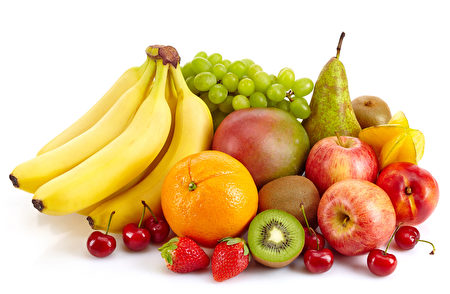
#> input picture data/fruits.jpg, 450 x 294 px
$ python 23_Affine.py
#> lines starting #> are read from the running program, lines starting #| are printed output that depends on the picture
# The code is shared on SDSC Github

import cv2 as cv
import numpy as np

fruit = cv.imread("../data/fruits.jpg") # read image
#> fruit is the input picture: shape (294, 450, 3); mean B, G, R 147.7, 193.4, 226.5
h, w = fruit.shape[0:2] # get image height and width
#> h = 294; w = 450

changes = np.linspace(100, 200, num=50) # create sampling points
for i in changes:
      pt1 = np.float32([[100, 100], [300, 100], [100, 300]]) # coordinates of 3 points before transformation
      pt2 = np.float32([[100, 100], [300, 100], [i, 300]]) # coordinates of 3 points after transformation
      T_matrix = cv.getAffineTransform(pt1, pt2) # determine the matrix for Affine transformation
      fruit_new = cv.warpAffine(fruit, T_matrix, (w, h)) # perform Affine transformation
      cv.imshow('Fruit',fruit_new)
      cv.waitKey(20) # wait for 20ms

changes = np.linspace(100, 400, num=100)
for i in changes:
      pt1 = np.float32([[100, 100], [300, 100], [100, 300]])
      pt2 = np.float32([[100, 100], [300, 100], [100, i]])
      T_matrix = cv.getAffineTransform(pt1, pt2)
      fruit_new = cv.warpAffine(fruit, T_matrix, (w, h))
      cv.imshow('Fruit',fruit_new)
      cv.waitKey(20)
#> this loop made 100 passes
#> T_matrix on passes 1 to 12: [[1, 0, -2.13e-14], [0, 0, 100]], [[1, 0, -2.13e-14], [0, 0.0152, 98.48]], [[1, 0, -2.13e-14], [0, 0.0303, 96.97]], [[1, 0, -2.13e-14], [0, 0.0455, 95.45]], [[1, 0, -2.13e-14], [0, 0.0606, 93.94]], [[1, 0, -2.13e-14], [0, 0.0758, 92.42]], [[1, 0, -2.13e-14], [0, 0.0909, 90.91]], [[1, 0, -2.13e-14], [0, 0.106, 89.39]], [[1, 0, -2.13e-14], [0, 0.121, 87.88]], [[1, 0, -2.13e-14], [0, 0.136, 86.36]], [[1, 0, -2.13e-14], [0, 0.152, 84.85]], [[1, 0, -2.13e-14], [0, 0.167, 83.33]]

changes = np.linspace(100, 400, num=100)
for i in changes:
      pt1 = np.float32([[100, 100], [300, 100], [100, 300]])
      pt2 = np.float32([[100, 100], [300, i], [100, 300]])
      T_matrix = cv.getAffineTransform(pt1, pt2)
      fruit_new = cv.warpAffine(fruit, T_matrix, (w, h))
      cv.imshow('Fruit',fruit_new)
      cv.waitKey(20)
#> this loop made 100 passes
#> T_matrix on passes 1 to 12: [[1, 0, -2.13e-14], [0, 1, 0]], [[1, 0, -2.13e-14], [0.0152, 1, -1.52]], [[1, 0, -2.13e-14], [0.0303, 1, -3.03]], [[1, 0, -2.13e-14], [0.0455, 1, -4.55]], [[1, 0, -2.13e-14], [0.0606, 1, -6.06]], [[1, 0, -2.13e-14], [0.0758, 1, -7.58]], [[1, 0, -2.13e-14], [0.0909, 1, -9.09]], [[1, 0, -2.13e-14], [0.106, 1, -10.61]], [[1, 0, -2.13e-14], [0.121, 1, -12.12]], [[1, 0, -2.13e-14], [0.136, 1, -13.64]], [[1, 0, -2.13e-14], [0.152, 1, -15.15]], [[1, 0, -2.13e-14], [0.167, 1, -16.67]]
#> pass 3, `fruit_new = cv.warpAffine(fruit, T_matrix, (w, h))`:
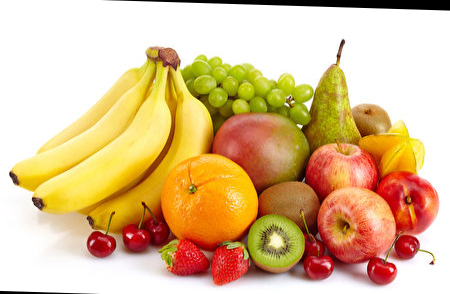
#> fruit_new: shape (294, 450, 3); mean B, G, R 143.9, 189.5, 222.6

changes = np.linspace(100, 400, num=100)
for i in changes:
      pt1 = np.float32([[100, 100], [300, 100], [100, 300]])
      pt2 = np.float32([[100, 100], [i, 100], [100, 300]])
      T_matrix = cv.getAffineTransform(pt1, pt2)
      fruit_new = cv.warpAffine(fruit, T_matrix, (w, h))
      cv.imshow('Fruit',fruit_new)
      cv.waitKey(20)
#> this loop made 100 passes
#> T_matrix on passes 1 to 12: [[0, 0, 100], [0, 1, 0]], [[0.0152, 0, 98.48], [0, 1, 0]], [[0.0303, 0, 96.97], [0, 1, 0]], [[0.0455, 0, 95.45], [0, 1, 0]], [[0.0606, 0, 93.94], [0, 1, 0]], [[0.0758, 0, 92.42], [0, 1, 0]], [[0.0909, 0, 90.91], [0, 1, 0]], [[0.106, 0, 89.39], [0, 1, 0]], [[0.121, 0, 87.88], [0, 1, 0]], [[0.136, 0, 86.36], [0, 1, 0]], [[0.152, -2.66e-17, 84.85], [0, 1, 0]], [[0.167, -2.66e-17, 83.33], [0, 1, 0]]
#> pass 2, `fruit_new = cv.warpAffine(fruit, T_matrix, (w, h))`:
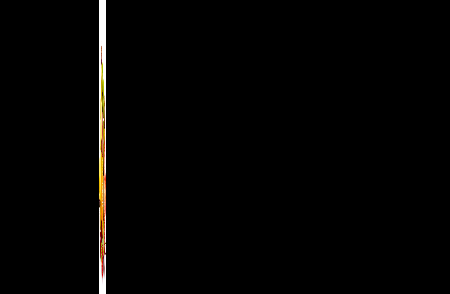
#> fruit_new: shape (294, 450, 3); mean B, G, R 2.4, 3, 3.5
#> pass 3, `fruit_new = cv.warpAffine(fruit, T_matrix, (w, h))`:
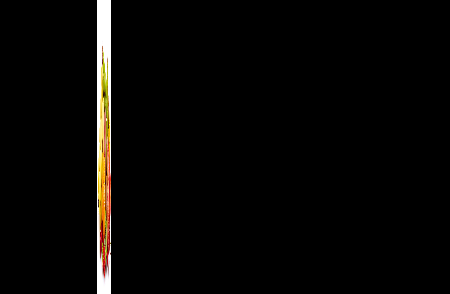
#> fruit_new: shape (294, 450, 3); mean B, G, R 4.7, 6.1, 7.1

changes = np.linspace(100, 400, num=100)
for i in changes:
      pt1 = np.float32([[100, 100], [300, 100], [100, 300]])
      pt2 = np.float32([[100, i], [300, 100], [100, 300]])
      T_matrix = cv.getAffineTransform(pt1, pt2)
      fruit_new = cv.warpAffine(fruit, T_matrix, (w, h))
      cv.imshow('Fruit',fruit_new)
      cv.waitKey(20)
#> this loop made 100 passes
#> T_matrix on passes 1 to 12: [[1, 0, -2.13e-14], [0, 1, 0]], [[1, 0, -2.13e-14], [-0.0152, 0.985, 6.06]], [[1, 0, -2.13e-14], [-0.0303, 0.97, 12.12]], [[1, 0, -2.13e-14], [-0.0455, 0.955, 18.18]], [[1, 0, -2.13e-14], [-0.0606, 0.939, 24.24]], [[1, 0, -2.13e-14], [-0.0758, 0.924, 30.3]], [[1, 0, -2.13e-14], [-0.0909, 0.909, 36.36]], [[1, 0, -2.13e-14], [-0.106, 0.894, 42.42]], [[1, 0, -2.13e-14], [-0.121, 0.879, 48.48]], [[1, 0, -2.13e-14], [-0.136, 0.864, 54.55]], [[1, 0, -2.13e-14], [-0.152, 0.848, 60.61]], [[1, 0, -2.13e-14], [-0.167, 0.833, 66.67]]
#> pass 2, `fruit_new = cv.warpAffine(fruit, T_matrix, (w, h))`:
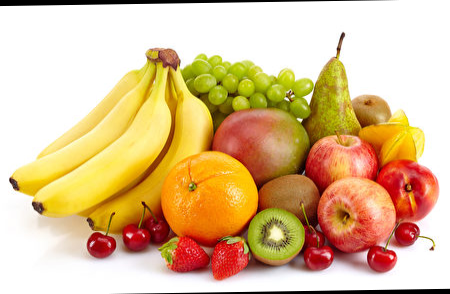
#> fruit_new: shape (294, 450, 3); mean B, G, R 145.3, 190.3, 222.9
#> pass 3, `fruit_new = cv.warpAffine(fruit, T_matrix, (w, h))`:
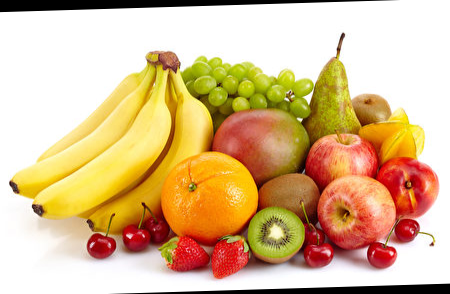
#> fruit_new: shape (294, 450, 3); mean B, G, R 142.8, 187.1, 219.2

changes = np.linspace(100, 400, num=100)
for i in changes:
      pt1 = np.float32([[100, 100], [300, 100], [100, 300]])
      pt2 = np.float32([[i, 100], [300, 100], [100, 300]])
      T_matrix = cv.getAffineTransform(pt1, pt2)
      fruit_new = cv.warpAffine(fruit, T_matrix, (w, h))
      cv.imshow('Fruit',fruit_new)
      cv.waitKey(20)
#> this loop made 100 passes
#> T_matrix on passes 1 to 12: [[1, 0, -2.13e-14], [0, 1, 0]], [[0.985, -0.0152, 6.06], [0, 1, 0]], [[0.97, -0.0303, 12.12], [0, 1, 0]], [[0.955, -0.0455, 18.18], [0, 1, 0]], [[0.939, -0.0606, 24.24], [0, 1, 0]], [[0.924, -0.0758, 30.3], [0, 1, 0]], [[0.909, -0.0909, 36.36], [0, 1, 0]], [[0.894, -0.106, 42.42], [0, 1, 0]], [[0.879, -0.121, 48.48], [0, 1, 0]], [[0.864, -0.136, 54.55], [0, 1, 0]], [[0.848, -0.152, 60.61], [0, 1, 0]], [[0.833, -0.167, 66.67], [0, 1, 0]]
#> pass 2, `fruit_new = cv.warpAffine(fruit, T_matrix, (w, h))`:
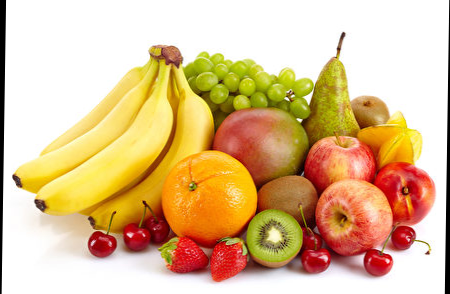
#> fruit_new: shape (294, 450, 3); mean B, G, R 145.5, 190.5, 223.1
#> pass 3, `fruit_new = cv.warpAffine(fruit, T_matrix, (w, h))`:
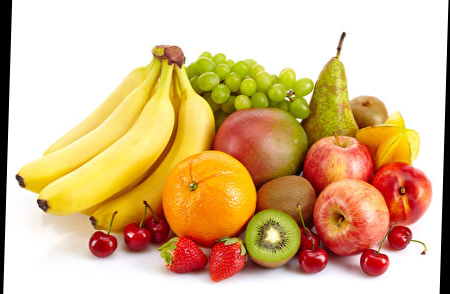
#> fruit_new: shape (294, 450, 3); mean B, G, R 143.3, 187.5, 219.6

cv.waitKey() # wait for any key press
cv.destroyAllWindows() # close all windows

$ run again, with data/1.jpg copied over data/fruits.jpg
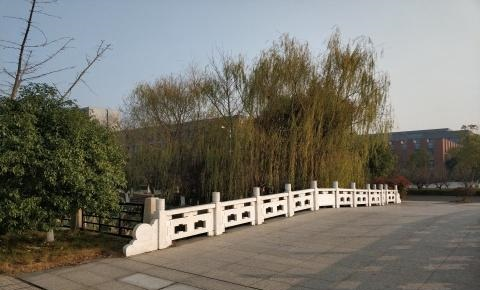
#> input picture data/1.jpg, 480 x 290 px
#> fruit is the input picture: shape (290, 480, 3); mean B, G, R 107.1, 116.1, 118.2
#> the loop `for i in changes:` made 100 passes
#> T_matrix on passes 1 to 8: [[1, 0, -2.13e-14], [0, 0, 100]], [[1, 0, -2.13e-14], [0, 0.0152, 98.48]], [[1, 0, -2.13e-14], [0, 0.0303, 96.97]], [[1, 0, -2.13e-14], [0, 0.0455, 95.45]], [[1, 0, -2.13e-14], [0, 0.0606, 93.94]], [[1, 0, -2.13e-14], [0, 0.0758, 92.42]], [[1, 0, -2.13e-14], [0, 0.0909, 90.91]], [[1, 0, -2.13e-14], [0, 0.106, 89.39]]
#> pass 1, `fruit_new = cv.warpAffine(fruit, T_matrix, (w, h))`:
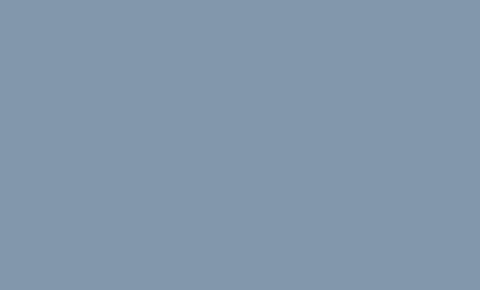
#> fruit_new: shape (290, 480, 3); mean B, G, R 172, 151, 130
#> the loop `for i in changes:` made 100 passes
#> T_matrix on passes 1 to 8: [[1, 0, -2.13e-14], [0, 1, 0]], [[1, 0, -2.13e-14], [0.0152, 1, -1.52]], [[1, 0, -2.13e-14], [0.0303, 1, -3.03]], [[1, 0, -2.13e-14], [0.0455, 1, -4.55]], [[1, 0, -2.13e-14], [0.0606, 1, -6.06]], [[1, 0, -2.13e-14], [0.0758, 1, -7.58]], [[1, 0, -2.13e-14], [0.0909, 1, -9.09]], [[1, 0, -2.13e-14], [0.106, 1, -10.61]]
#> the loop `for i in changes:` made 100 passes
#> T_matrix on passes 1 to 8: [[0, 0, 100], [0, 1, 0]], [[0.0152, 0, 98.48], [0, 1, 0]], [[0.0303, 0, 96.97], [0, 1, 0]], [[0.0455, 0, 95.45], [0, 1, 0]], [[0.0606, 0, 93.94], [0, 1, 0]], [[0.0758, 0, 92.42], [0, 1, 0]], [[0.0909, 0, 90.91], [0, 1, 0]], [[0.106, 0, 89.39], [0, 1, 0]]
#> the loop `for i in changes:` made 100 passes
#> T_matrix on passes 1 to 8: [[1, 0, -2.13e-14], [0, 1, 0]], [[1, 0, -2.13e-14], [-0.0152, 0.985, 6.06]], [[1, 0, -2.13e-14], [-0.0303, 0.97, 12.12]], [[1, 0, -2.13e-14], [-0.0455, 0.955, 18.18]], [[1, 0, -2.13e-14], [-0.0606, 0.939, 24.24]], [[1, 0, -2.13e-14], [-0.0758, 0.924, 30.3]], [[1, 0, -2.13e-14], [-0.0909, 0.909, 36.36]], [[1, 0, -2.13e-14], [-0.106, 0.894, 42.42]]
#> the loop `for i in changes:` made 100 passes
#> T_matrix on passes 1 to 8: [[1, 0, -2.13e-14], [0, 1, 0]], [[0.985, -0.0152, 6.06], [0, 1, 0]], [[0.97, -0.0303, 12.12], [0, 1, 0]], [[0.955, -0.0455, 18.18], [0, 1, 0]], [[0.939, -0.0606, 24.24], [0, 1, 0]], [[0.924, -0.0758, 30.3], [0, 1, 0]], [[0.909, -0.0909, 36.36], [0, 1, 0]], [[0.894, -0.106, 42.42], [0, 1, 0]]
#> pass 3, `fruit_new = cv.warpAffine(fruit, T_matrix, (w, h))`:
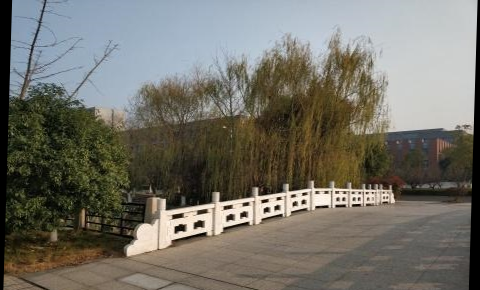
#> fruit_new: shape (290, 480, 3); mean B, G, R 103.9, 112.6, 114.7

$ run again, with data/2.jpg copied over data/fruits.jpg
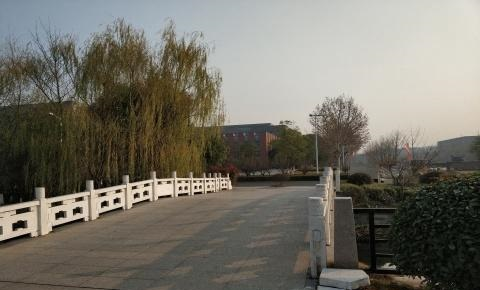
#> input picture data/2.jpg, 480 x 290 px
#> fruit is the input picture: shape (290, 480, 3); mean B, G, R 103.3, 113.1, 116.3
#> the loop `for i in changes:` made 100 passes
#> T_matrix on passes 1 to 8: [[1, 0, -2.13e-14], [0, 0, 100]], [[1, 0, -2.13e-14], [0, 0.0152, 98.48]], [[1, 0, -2.13e-14], [0, 0.0303, 96.97]], [[1, 0, -2.13e-14], [0, 0.0455, 95.45]], [[1, 0, -2.13e-14], [0, 0.0606, 93.94]], [[1, 0, -2.13e-14], [0, 0.0758, 92.42]], [[1, 0, -2.13e-14], [0, 0.0909, 90.91]], [[1, 0, -2.13e-14], [0, 0.106, 89.39]]
#> pass 1, `fruit_new = cv.warpAffine(fruit, T_matrix, (w, h))`:
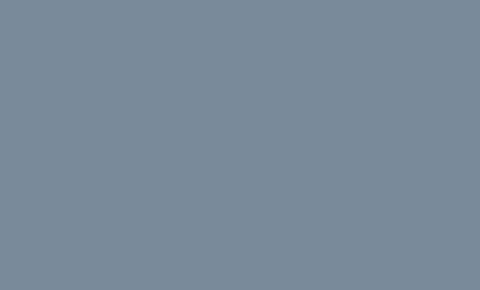
#> fruit_new: shape (290, 480, 3); mean B, G, R 154, 138, 121
#> the loop `for i in changes:` made 100 passes
#> T_matrix on passes 1 to 8: [[1, 0, -2.13e-14], [0, 1, 0]], [[1, 0, -2.13e-14], [0.0152, 1, -1.52]], [[1, 0, -2.13e-14], [0.0303, 1, -3.03]], [[1, 0, -2.13e-14], [0.0455, 1, -4.55]], [[1, 0, -2.13e-14], [0.0606, 1, -6.06]], [[1, 0, -2.13e-14], [0.0758, 1, -7.58]], [[1, 0, -2.13e-14], [0.0909, 1, -9.09]], [[1, 0, -2.13e-14], [0.106, 1, -10.61]]
#> the loop `for i in changes:` made 100 passes
#> T_matrix on passes 1 to 8: [[0, 0, 100], [0, 1, 0]], [[0.0152, 0, 98.48], [0, 1, 0]], [[0.0303, 0, 96.97], [0, 1, 0]], [[0.0455, 0, 95.45], [0, 1, 0]], [[0.0606, 0, 93.94], [0, 1, 0]], [[0.0758, 0, 92.42], [0, 1, 0]], [[0.0909, 0, 90.91], [0, 1, 0]], [[0.106, 0, 89.39], [0, 1, 0]]
#> the loop `for i in changes:` made 100 passes
#> T_matrix on passes 1 to 8: [[1, 0, -2.13e-14], [0, 1, 0]], [[1, 0, -2.13e-14], [-0.0152, 0.985, 6.06]], [[1, 0, -2.13e-14], [-0.0303, 0.97, 12.12]], [[1, 0, -2.13e-14], [-0.0455, 0.955, 18.18]], [[1, 0, -2.13e-14], [-0.0606, 0.939, 24.24]], [[1, 0, -2.13e-14], [-0.0758, 0.924, 30.3]], [[1, 0, -2.13e-14], [-0.0909, 0.909, 36.36]], [[1, 0, -2.13e-14], [-0.106, 0.894, 42.42]]
#> the loop `for i in changes:` made 100 passes
#> T_matrix on passes 1 to 8: [[1, 0, -2.13e-14], [0, 1, 0]], [[0.985, -0.0152, 6.06], [0, 1, 0]], [[0.97, -0.0303, 12.12], [0, 1, 0]], [[0.955, -0.0455, 18.18], [0, 1, 0]], [[0.939, -0.0606, 24.24], [0, 1, 0]], [[0.924, -0.0758, 30.3], [0, 1, 0]], [[0.909, -0.0909, 36.36], [0, 1, 0]], [[0.894, -0.106, 42.42], [0, 1, 0]]
#> pass 3, `fruit_new = cv.warpAffine(fruit, T_matrix, (w, h))`:
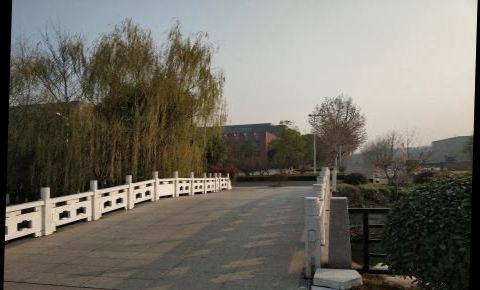
#> fruit_new: shape (290, 480, 3); mean B, G, R 100.2, 109.7, 112.8
